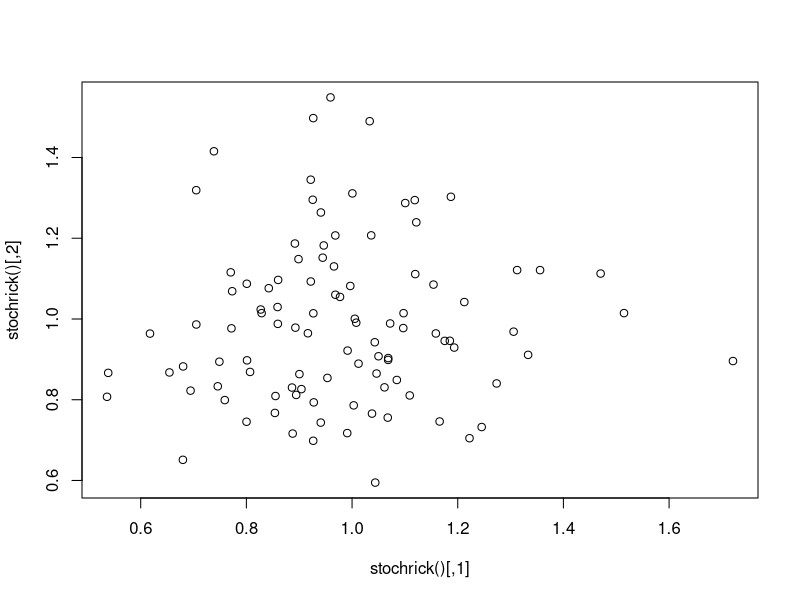
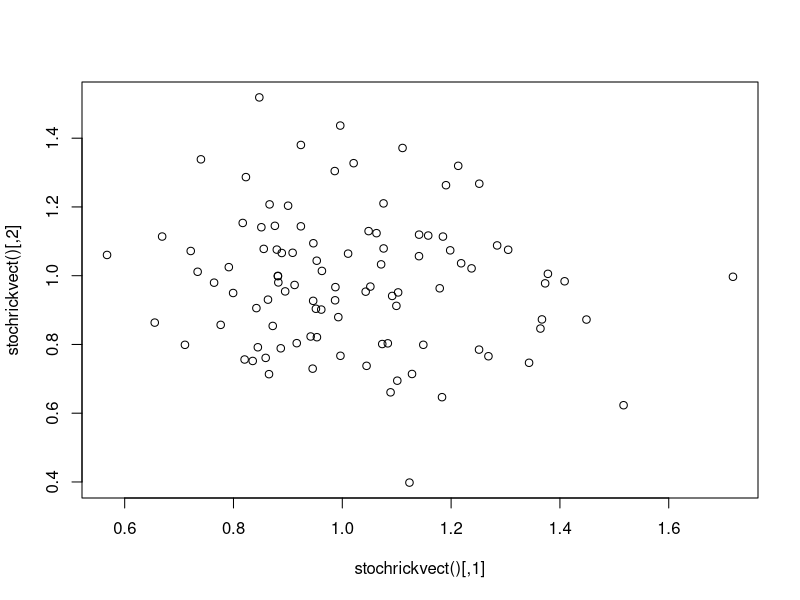

The R source for these figures, in order:
# Runs the stochastic (with gaussian fluctuations) Ricker Eqn .

rm(list=ls())

stochrick<-function(p0=runif(1000,.5,1.5),r=1.2,K=1,sigma=0.2,numyears=100)
{
  #initialize
  N<-matrix(NA,numyears,length(p0))
  N[1,]<-p0
  
  for (pop in 1:length(p0)) #loop through the populations
  {
    for (yr in 2:numyears) #for each pop, loop through the years
    {
      N[yr,pop]<-N[yr-1,pop]*exp(r*(1-N[yr-1,pop]/K)+rnorm(1,0,sigma))
    }
  }
 return(N)

}
plot(stochrick())
# Now write another function called stochrickvect that vectorizes the above 
# to the extent possible, with improved performance: 

print("Stochastic Ricker takes:")
print(system.time(res2<-stochrick()))



rm(list=ls())

stochrickvect<-function(p0=runif(1000,.5,1.5),r=1.2,K=1,sigma=0.2,numyears=100)
{
  #initialize
  N<-matrix(NA,numyears,length(p0))
  N[1,]<-p0
  
  for (yr in 2:numyears) #for each pop, loop through the years
  {
    N[yr,]<-N[yr-1,]*exp(r*(1-N[yr-1,]/K)+rnorm(length(p0),0,sigma))
  }
  return(N)
  
}
plot(stochrickvect())

print("Vectorized Stochastic Ricker takes:")
print(system.time(res2<-stochrickvect()))


